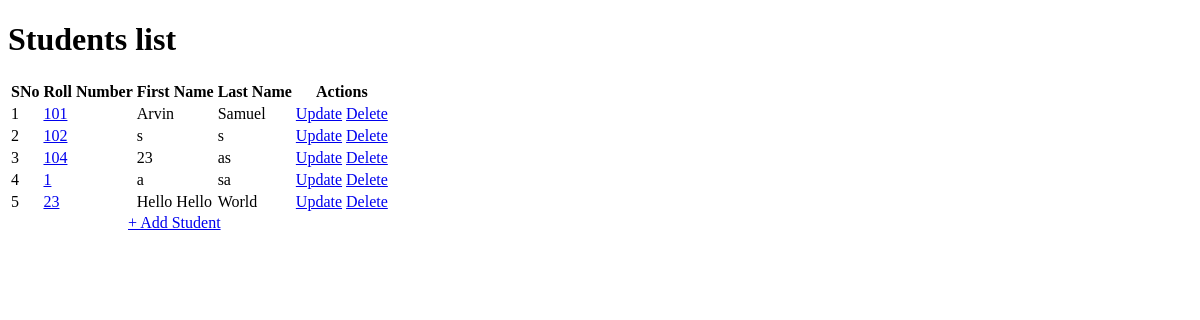
The app's page /, older data.
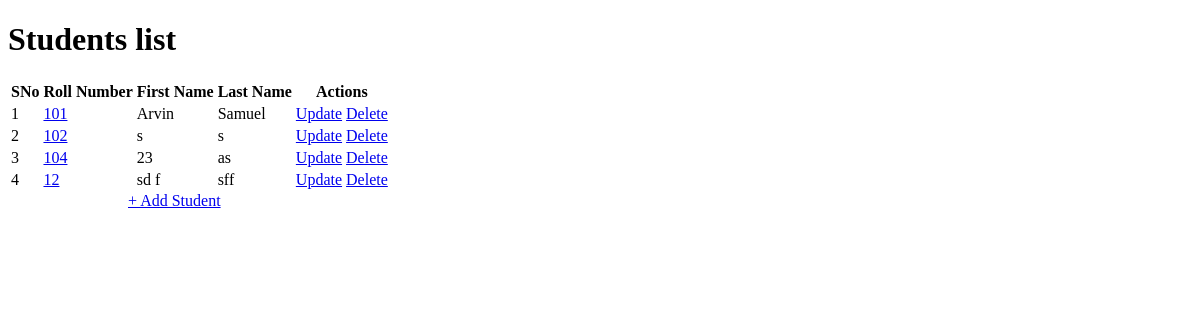
The same page, newer data.
### app.py (models this page shows)
class Student(db.Model):
    __tablename__ = "student"
    student_id = db.Column(db.Integer, primary_key=True, autoincrement=True)
    roll_number = db.Column(db.String, unique=True, nullable=False)
    first_name = db.Column(db.String, nullable=False)
    last_name = db.Column(db.String)
    courses = db.relationship("Course", secondary="enrollments")

### app.py (the view)
@app.route("/")
def index():
    students=Student.query.all()
    count=Student.query.count()
    return render_template("index.html", Students=students, Count=count)

### templates/index.html (shortened to what this page needs)
<!DOCTYPE html>
<html>
<head>
</head>
<body>
    <div>
        <h1>Students list</h1>
        {%if Count%}
        <table id = "all-students">
            <tr>
                <th>SNo</th>
                <th>Roll Number</th>
                <th>First Name</th>
                <th>Last Name</th>
                <th>Actions</th>
            </tr>
            {%for Student in Students%}
            <tr>
                <td>{{loop.index}}</td>
                <td><a href="/student/{{Student['student_id']}}">{{Student["roll_number"]}}</a></td>
                <td>{{Student["first_name"]}}</td>
                <td>{{Student["last_name"]}}</td>
                <td>
                <a href="/student/{{Student['student_id']}}/update" type="button">Update</a>
                <a href="/student/{{Student['student_id']}}/delete" type="button">Delete</a>
                </td>
            </tr>
            {%endfor%}
        </table>
        {%else%}
        <div>No student found. Add the students now!</div>
        {%endif%}
        <div style="margin-left: 120px;"><a href="/student/create">+ Add Student</a></div>
    </div>
</body>
</html>

Row changes from the older to the newer data that the page shows:
removed Student: roll_number "1", first_name "a", last_name "sa"
removed Student: roll_number "23", first_name "Hello Hello", last_name "World"
added Student: roll_number "12", first_name "sd f", last_name "sff"
